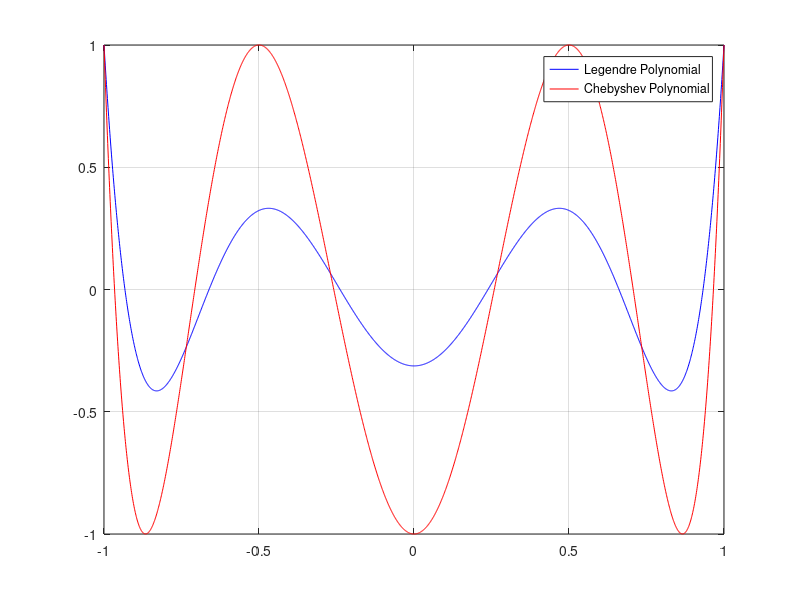

The MATLAB source for this figure:
x=-1:0.001:1;
LegendreP=(693.*x.^6-945.*x.^4+315.*x.^2-15)./48;
ChebyshevP=32.*x.^6-48.*x.^4+18.*x.^2-1;
fprintf('Roots\tLegendre\tChebyshev\n');
plot(x,LegendreP,'b',x,ChebyshevP,'r')
grid
legend('Legendre Polynomial','Chebyshev Polynomial')

for i=1:2000
    if LegendreP(i)*LegendreP(i+1)<0 %Product is negative if function crosses x-axis
        fprintf('\t%.3f\n',x(i));
    elseif ChebyshevP(i)*ChebyshevP(i+1)<0
        fprintf('\t\t\t%f.3\n',x(i));
    end
end